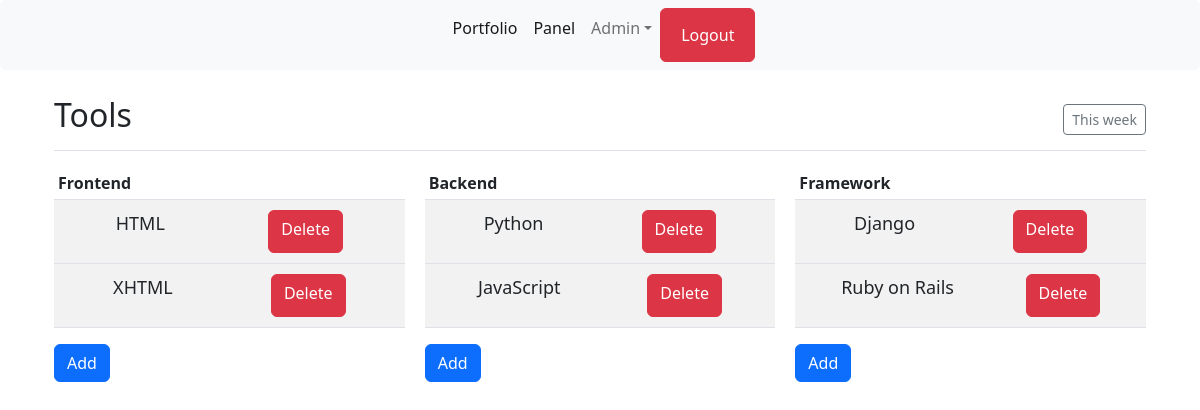
Page /adminManagePortfolio/toolsEdit/ (signed in) on the earlier database version.
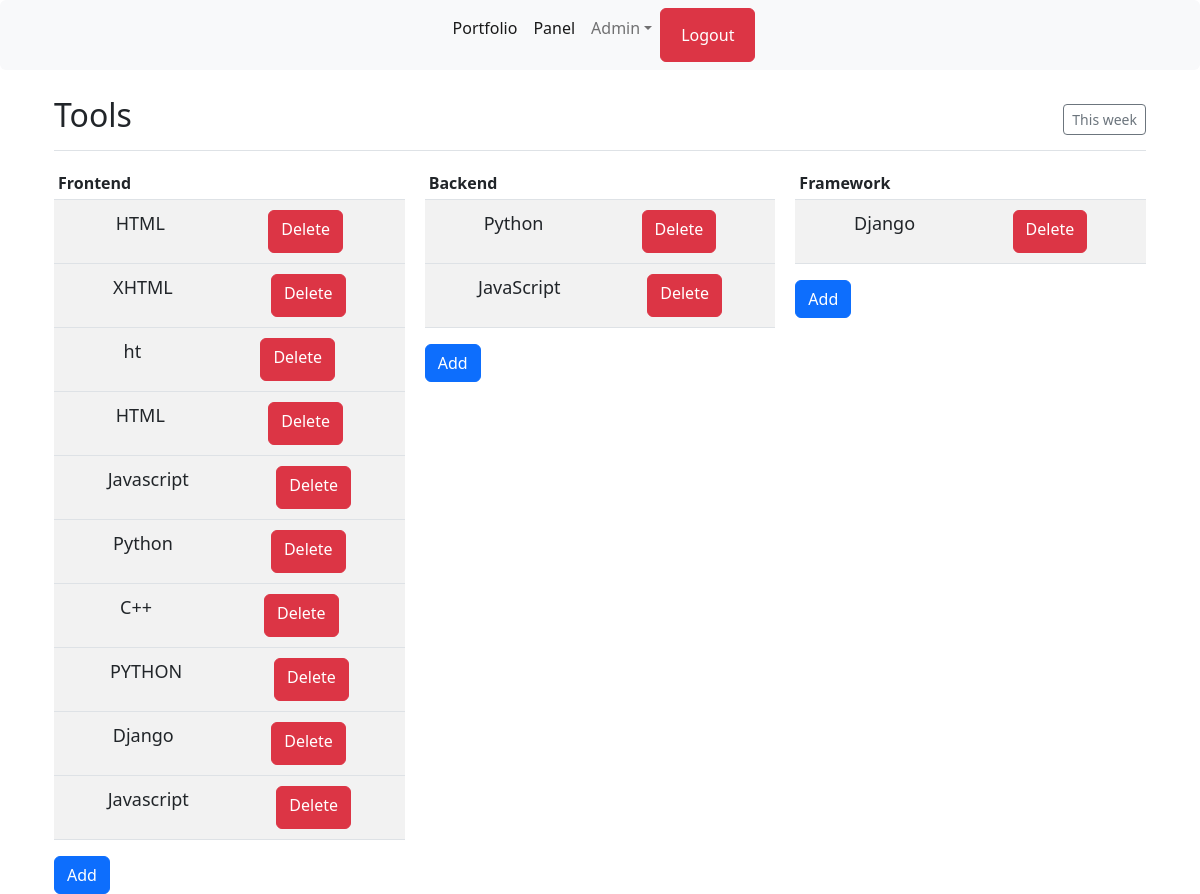
Same page on the later database version.
### adminManage/models.py (models this page shows)
class frontEndSkills(models.Model):
    name = models.CharField(max_length=250)
    slug = models.SlugField(max_length=250)
    description = models.TextField(blank=True)
    created = models.DateTimeField(auto_now_add=True)

class backEndSkills(models.Model):
    name = models.CharField(max_length=250)
    slug = models.SlugField(max_length=250)
    description = models.TextField(blank=True)
    created = models.DateTimeField(auto_now_add=True)

class frameWorksSkills(models.Model):
    name = models.CharField(max_length=250)
    slug = models.SlugField(max_length=250)
    description = models.TextField(blank=True)
    created = models.DateTimeField(auto_now_add=True)

### adminManage/views.py (the view)
# urls.py: path('toolsEdit/', views.toolsEdit, name='toolsEdit'),
@login_required(login_url='login')
def toolsEdit(request):
    frontSkills = frontEndSkills.objects.all()
    backSkills = backEndSkills.objects.all()
    frames = frameWorksSkills.objects.all()
    context = {'frontSkills':frontSkills,
               'backSkills':backSkills,
               'frames':frames,}
    return render(request, 'myAdmin/tools.html', context)

### adminManage/templates/myAdmin/tools.html (shortened to what this page needs)
{% load static %}
<!DOCTYPE html>
<html lang="en">
<head>
  <link href="{% static '/assets/dist/css/bootstrap.min.css' %}" rel="stylesheet">
</head>
<body>
  <header>
    <nav class="navbar navbar-expand-lg bg-light fixed-top rounded" aria-label="Twelfth navbar example">
      <div class="container-fluid">
        <div class="collapse navbar-collapse justify-content-md-center" id="navbarsExample10">
          <ul class="navbar-nav">
            <li class="nav-item">
              <a class="nav-link active" aria-current="page" href="{% url 'portfolioPage' %}">Portfolio</a>
            </li>
            <li class="nav-item">
              <a class="nav-link active" aria-current="page" href="{% url 'adminHomePage' %}">Panel</a>
            </li>
            <li class="nav-item dropdown">
              <a class="nav-link dropdown-toggle" href="#" id="dropdown10" data-bs-toggle="dropdown" aria-expanded="false">Admin</a>
            </li>
            <li class="nav-item btn btn-danger">
              <a class="nav-link active" aria-current="page" href="{% url 'logoutUser' %}" style="color: #fff;">Logout</a>
            </li>
          </ul>
        </div>
      </div>
    </nav>
</header>
  <div class="container-fluid">
      <main class="container px-md-4">
        <div class="d-flex justify-content-between flex-wrap flex-md-nowrap align-items-center pt-3 pb-2 mb-3 border-bottom">
          <h1 class="h2">Tools</h1>
          <div class="btn-toolbar mb-2 mb-md-0">
            <div class="btn btn-sm btn-outline-secondary">
              This week
            </div>
          </div>
        </div>
        <div class="table-container">
          <div class="table-responsive" style="width: 100%;">
            <table class="table table-striped table-sm">
              <thead>
                <tr>
                  <th scope="col">Frontend</th>
                </tr>
              </thead>
              {% for Frontend in frontSkills %}
              <tbody>
                <a href="#">
                <td style="display: flex; justify-content: space-around; padding: 10px;">
                      <a href="{% url 'editFrontEndSkills' Frontend.slug %}">
                        <p>{{Frontend.name}}</p>
                      </a>
                      <a href="{% url 'deleteFrontEndSkills' Frontend.slug %}" class="btn btn-danger">Delete</a>
                </td>
                </a>
              </tbody>
              {% endfor %}
            </table>
            <a href="{% url 'addFrontEndSkills' %}" class="btn btn-primary" style="text-decoration: none; ">Add</a>
          </div>
          <div class="table-responsive" style="width: 100%;">
            <table class="table table-striped table-sm">
              <thead>
                <tr>
                  <th scope="col">Backend</th>
                </tr>
              </thead>
              {% for Backend in backSkills %}
              <tbody>
                <a href="#">
                <td style="display: flex; justify-content: space-around; padding: 10px;">
                      <a href="{% url 'editBackEndSkills' Backend.slug %}">
                        <p>{{Backend.name}}</p>
                      </a>
                      <a href="{% url 'deleteBackEndSkills' Backend.slug %}" class="btn btn-danger">Delete</a>
                </td>
                </a>
                </tbody>
            {% endfor %}
            </table>
            <a href="{% url 'addBackEndSkills' %}" class="btn btn-primary" style="text-decoration: none; ">Add</a>
          </div>
          <div class="table-responsive" style="width: 100%;">
            <table class="table table-striped table-sm">
              <thead>
                <tr>
                  <th scope="col">Framework</th>
                </tr>
              </thead>
              {% for frame in frames %}
              <tbody>
                <a href="#">
                <td style="display: flex; justify-content: space-around; padding: 10px;">
                      <a href="{% url 'editFrameWorksSkills' frame.slug %}">
                        <p>{{frame.name}}</p>
                      </a>
                      <a href="{% url 'deleteFrameWorksSkills' frame.slug %}" class="btn btn-danger">Delete</a>
                </td>
                </a>
                </tbody>
            {% endfor %}
            </table>
            <a href="{% url 'addFrameWorksSkills' %}" class="btn btn-primary" style="text-decoration: none; ">Add</a>
          </div>
        </div>
  </div>
</body>
</html>

### adminManage/templates/myAdmin/tools.html (style rules this page uses)
a { text-decoration: none; color: inherit; }
td a p { font-size: 18px; }
.table-container { display: flex; gap: 20px; }
main { margin-top: 5rem; }

Differences in the rows shown:
removed frameWorksSkills: name "Ruby on Rails"
added frontEndSkills: name "ht"
added frontEndSkills: name "HTML"
added frontEndSkills: name "Javascript"
added frontEndSkills: name "Python"
added frontEndSkills: name "C++"
added frontEndSkills: name "PYTHON"
added frontEndSkills: name "Django"
added frontEndSkills: name "Javascript"
